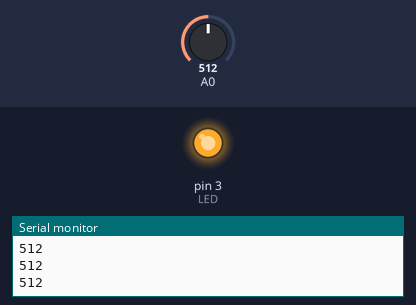
A sketch run on a simulated Arduino Uno, built with avr-gcc and run on an emulated ATmega328P. Shown: output pins drawn as LEDs (lit = HIGH), the last lines printed to the serial monitor. Inputs (shaded band) come from the test bench; at power-on: A0 = 512.

Above: at 1.2 s.
1.3 s: A0 set to 589
2.8 s: A0 set to 607
At 3.5 s:
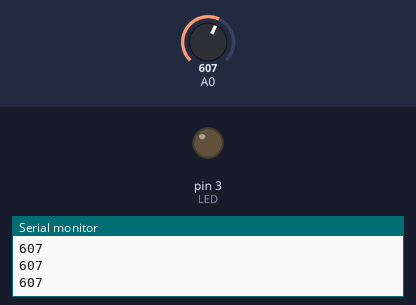
4.3 s: A0 set to 590
At 4.9 s:
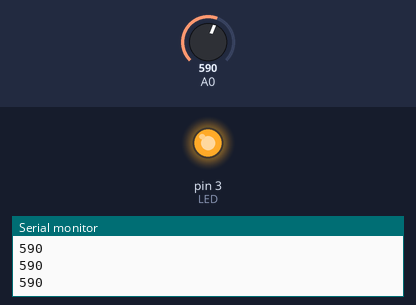
5.8 s: A0 set to 610
At 6.4 s:
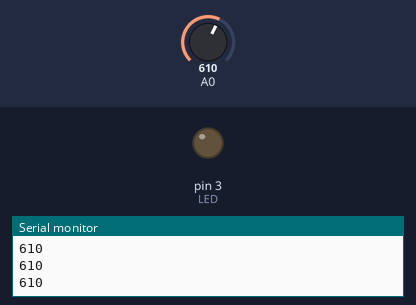
Timing chart, 0 to 8.3 s (numbered marks = the images above; inputs shaded):
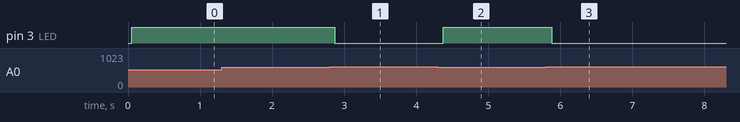

The sketch:

LDR_ISIK.ino
```cpp
#define LED 3
int isik;
void setup() {
  pinMode(LED,OUTPUT);
  Serial.begin(9600);

}

void loop() {
  isik = analogRead(A0);
  Serial.println(isik);
  delay(50);
  if(isik<600){
    digitalWrite(LED,HIGH);
  }else{
    digitalWrite(LED,LOW);
  }
}
```

Measured:
- the behaviour switches between 599 and 600 on A0 (found by bisection; images 0 and 1)
- after the input at 2.8 s, pin 3 (LED): HIGH → LOW after 0.07 s
- after the input at 4.3 s, pin 3 (LED): LOW → HIGH after 0.08 s
- after the input at 5.8 s, pin 3 (LED): HIGH → LOW after 0.08 s
